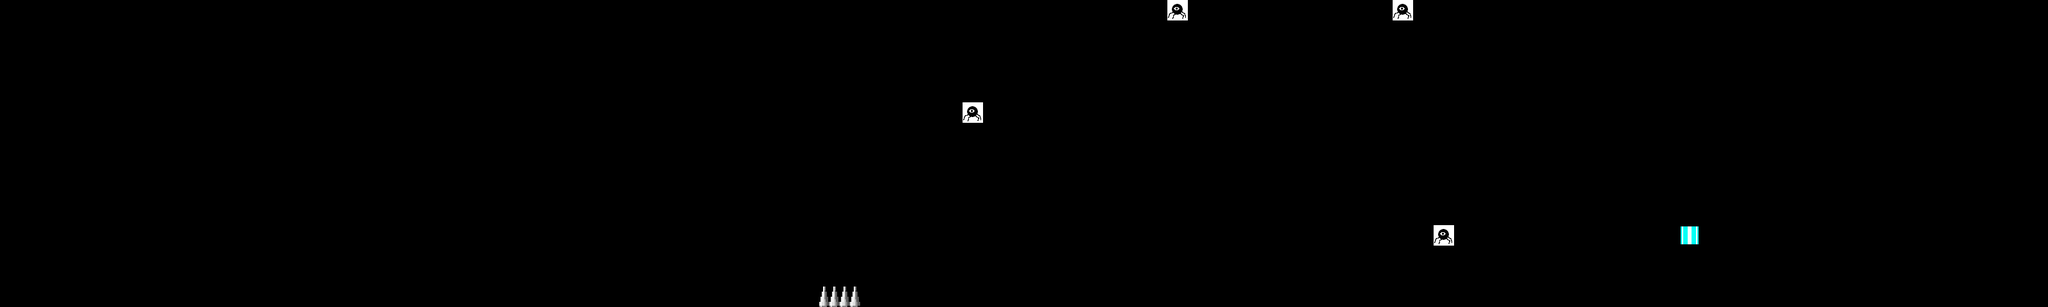

Tiled map render using the project's own tile images. Description and the map definition, with tile-layer contents summarised, below:
An orthogonal 100x15 tile map with 32x32 px tiles, 3 tile layers (normal, launchenemy, launchgimmick), 3 tilesets.

<map version="1.0" orientation="orthogonal" renderorder="right-down" width="100" height="15" tilewidth="32" tileheight="32" nextobjectid="1">
 <tileset firstgid="1" name="mapChip" tilewidth="32" tileheight="32" tilecount="100" columns="10">
  <image source="../Images/mapChip/mapChip.png" width="320" height="320" />
 </tileset>
 <tileset firstgid="101" name="launchEnemyMapChip" tilewidth="32" tileheight="32" tilecount="30" columns="5">
  <image source="../Images/mapChip/launchEnemyMapChip.png" width="160" height="192" />
 </tileset>
 <tileset firstgid="131" name="launchGimmickMapChip" tilewidth="32" tileheight="32" tilecount="25" columns="5">
  <image source="../Images/mapChip/launchGimmickMapChip.png" width="160" height="160" />
 </tileset>
 <layer name="normal" width="100" height="15">
  <data>[1500 cells, 374 non-empty, 1 distinct tile ids]</data>
 </layer>
 <layer name="launchenemy" width="100" height="15">
  <data>[1500 cells, 4 non-empty, 1 distinct tile ids]</data>
 </layer>
 <layer name="launchgimmick" width="100" height="15">
  <data>[1500 cells, 3 non-empty, 2 distinct tile ids]</data>
 </layer>
</map>
